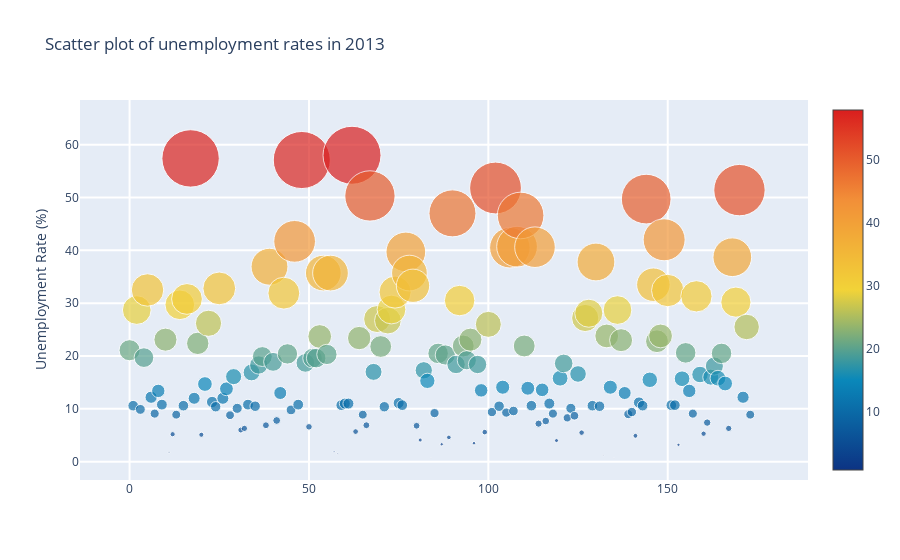

Notebook cell for this chart:
### Code cell
l3=[]
trace3= go.Scatter(
        y= df_country['2013'],
        mode= 'markers',
        name='Unemployment (%)',
        marker= dict(size= df_country['2013'].values,
                    line= dict(width=1),
                    color= df_country['2013'].values,
                    opacity= 0.7,
                    colorscale='Portland',
                    showscale=True),
        text= df_country['Country Name'].values) # The hover text goes here... 
l3.append(trace3);

layout= go.Layout(
    title= 'Scatter plot of unemployment rates in 2013',
    hovermode= 'closest',
    xaxis= dict(
#        title= 'Pop',
        ticklen= 5,
        zeroline= False,
        gridwidth= 2,
    ),
    yaxis=dict(
        title= 'Unemployment Rate (%)',
        ticklen= 5,
        gridwidth= 2,
    ),
    showlegend= False
)
fig= go.Figure(data=l3, layout=layout)
py.iplot(fig)

### Figure 1 — Plotly figure (JSON) as saved in the notebook; plotly's stock layout.template omitted (floating-point values rounded to 4 significant figures; data arrays with more than 128 entries replaced by an {"elided": "..."} marker saying what was removed)
{"data": [{"marker": {"color": {"elided": "174 float values"}, "colorscale": [[0, "rgb(12,51,131)"], [0.25, "rgb(10,136,186)"], [0.5, "rgb(242,211,56)"], [0.75, "rgb(242,143,56)"], [1, "rgb(217,30,30)"]], "line": {"width": 1}, "opacity": 0.7, "showscale": true, "size": {"elided": "174 float values"}}, "mode": "markers", "name": "Unemployment (%)", "text": {"elided": "174 str values"}, "type": "scatter", "y": {"elided": "174 float values"}}], "layout": {"hovermode": "closest", "showlegend": false, "title": {"text": "Scatter plot of unemployment rates in 2013"}, "xaxis": {"gridwidth": 2, "ticklen": 5, "zeroline": false}, "yaxis": {"gridwidth": 2, "ticklen": 5, "title": {"text": "Unemployment Rate (%)"}}}}
